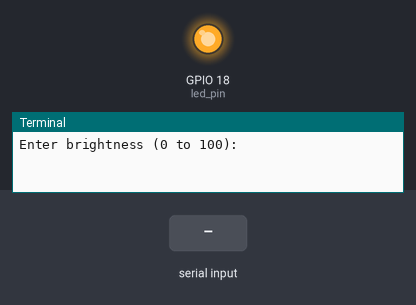
Bench run of a program on a simulated Raspberry Pi (BCM pin numbers). On the bench: output pins drawn as LEDs (lit = HIGH), the last lines printed to the terminal. The test bench sets the inputs (shaded band).

Above: at 1.2 s.
1.3 s: "90" typed at the terminal, then Enter
At 2.5 s:
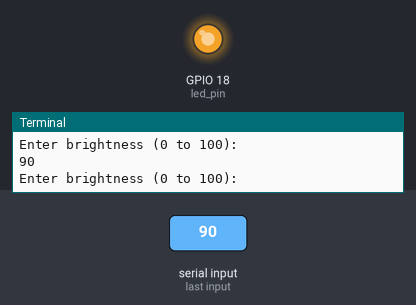
2.8 s: "0" typed at the terminal, then Enter
At 3.8 s:
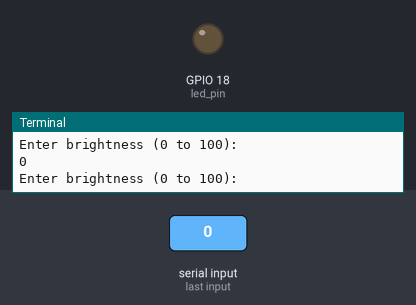
Timing chart, 0 to 5.8 s (numbered marks = the images above; inputs shaded):
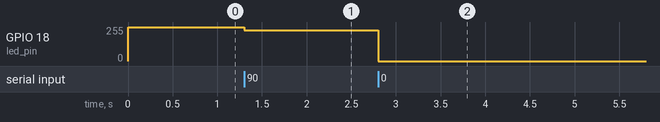

The program:

led_brightness.py
```python
import RPi.GPIO as GPIO

led_pin = 18
GPIO.setmode(GPIO.BCM)
GPIO.setup(led_pin, GPIO.OUT)

pwm_led = GPIO.PWM(led_pin, 500)
pwm_led.start(100)

while True:
	d = input("Enter brightness (0 to 100): ")
	d = int(d)
	pwm_led.ChangeDutyCycle(d)
```

Measured:
- after the input at 1.3 s, GPIO 18 (led_pin): 255/255 → 230/255 at once
- after the input at 2.8 s, GPIO 18 (led_pin): 230/255 → 0/255 at once
